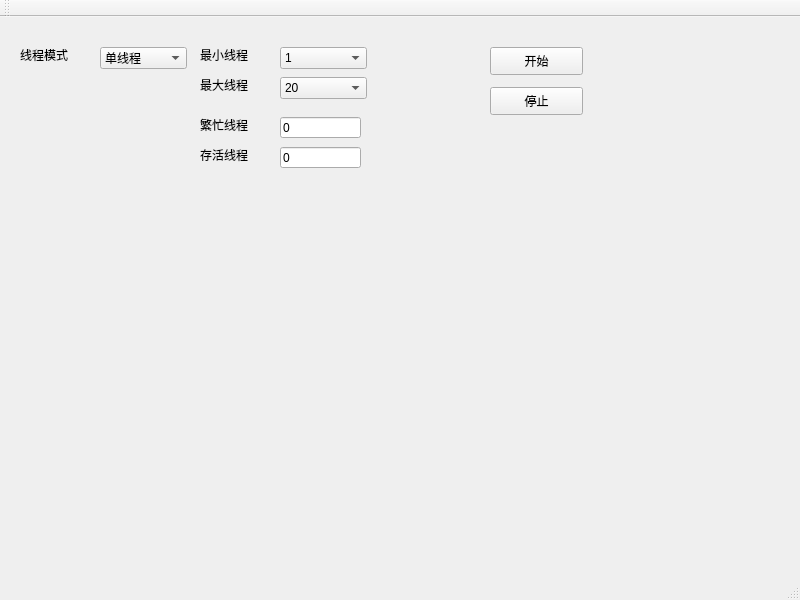
<?xml version="1.0" encoding="UTF-8"?>
<ui version="4.0">
 <class>EngineControllerClass</class>
 <widget class="QMainWindow" name="EngineControllerClass">
  <property name="geometry">
   <rect>
    <x>0</x>
    <y>0</y>
    <width>800</width>
    <height>600</height>
   </rect>
  </property>
  <property name="minimumSize">
   <size>
    <width>800</width>
    <height>600</height>
   </size>
  </property>
  <property name="maximumSize">
   <size>
    <width>800</width>
    <height>600</height>
   </size>
  </property>
  <property name="windowTitle">
   <string>EngineController</string>
  </property>
  <widget class="QWidget" name="centralWidget">
   <widget class="QLabel" name="label">
    <property name="geometry">
     <rect>
      <x>20</x>
      <y>30</y>
      <width>72</width>
      <height>15</height>
     </rect>
    </property>
    <property name="text">
     <string>线程模式</string>
    </property>
   </widget>
   <widget class="QComboBox" name="ThreadModePoolBox">
    <property name="geometry">
     <rect>
      <x>100</x>
      <y>30</y>
      <width>87</width>
      <height>22</height>
     </rect>
    </property>
    <item>
     <property name="text">
      <string>单线程</string>
     </property>
    </item>
    <item>
     <property name="text">
      <string>多线程</string>
     </property>
    </item>
   </widget>
   <widget class="QPushButton" name="StartBtn">
    <property name="geometry">
     <rect>
      <x>490</x>
      <y>30</y>
      <width>93</width>
      <height>28</height>
     </rect>
    </property>
    <property name="text">
     <string>开始</string>
    </property>
   </widget>
   <widget class="QLabel" name="label_2">
    <property name="geometry">
     <rect>
      <x>200</x>
      <y>30</y>
      <width>72</width>
      <height>15</height>
     </rect>
    </property>
    <property name="text">
     <string>最小线程</string>
    </property>
   </widget>
   <widget class="QLabel" name="label_3">
    <property name="geometry">
     <rect>
      <x>200</x>
      <y>60</y>
      <width>72</width>
      <height>15</height>
     </rect>
    </property>
    <property name="text">
     <string>最大线程</string>
    </property>
   </widget>
   <widget class="QComboBox" name="MinThreadBox">
    <property name="geometry">
     <rect>
      <x>280</x>
      <y>30</y>
      <width>87</width>
      <height>22</height>
     </rect>
    </property>
    <item>
     <property name="text">
      <string>1</string>
     </property>
    </item>
    <item>
     <property name="text">
      <string>2</string>
     </property>
    </item>
    <item>
     <property name="text">
      <string>3</string>
     </property>
    </item>
    <item>
     <property name="text">
      <string>4</string>
     </property>
    </item>
    <item>
     <property name="text">
      <string>5</string>
     </property>
    </item>
    <item>
     <property name="text">
      <string>6</string>
     </property>
    </item>
    <item>
     <property name="text">
      <string>7</string>
     </property>
    </item>
    <item>
     <property name="text">
      <string>8</string>
     </property>
    </item>
    <item>
     <property name="text">
      <string>9</string>
     </property>
    </item>
    <item>
     <property name="text">
      <string>10</string>
     </property>
    </item>
   </widget>
   <widget class="QComboBox" name="MaxThreadBox">
    <property name="geometry">
     <rect>
      <x>280</x>
      <y>60</y>
      <width>87</width>
      <height>22</height>
     </rect>
    </property>
    <item>
     <property name="text">
      <string>20</string>
     </property>
    </item>
    <item>
     <property name="text">
      <string>19</string>
     </property>
    </item>
    <item>
     <property name="text">
      <string>18</string>
     </property>
    </item>
    <item>
     <property name="text">
      <string>17</string>
     </property>
    </item>
    <item>
     <property name="text">
      <string>16</string>
     </property>
    </item>
    <item>
     <property name="text">
      <string>15</string>
     </property>
    </item>
    <item>
     <property name="text">
      <string>14</string>
     </property>
    </item>
    <item>
     <property name="text">
      <string>13</string>
     </property>
    </item>
    <item>
     <property name="text">
      <string>12</string>
     </property>
    </item>
    <item>
     <property name="text">
      <string>11</string>
     </property>
    </item>
    <item>
     <property name="text">
      <string>10</string>
     </property>
    </item>
    <item>
     <property name="text">
      <string>9</string>
     </property>
    </item>
    <item>
     <property name="text">
      <string>8</string>
     </property>
    </item>
    <item>
     <property name="text">
      <string>7</string>
     </property>
    </item>
    <item>
     <property name="text">
      <string>6</string>
     </property>
    </item>
    <item>
     <property name="text">
      <string>5</string>
     </property>
    </item>
    <item>
     <property name="text">
      <string>4</string>
     </property>
    </item>
    <item>
     <property name="text">
      <string>3</string>
     </property>
    </item>
    <item>
     <property name="text">
      <string>2</string>
     </property>
    </item>
    <item>
     <property name="text">
      <string>1</string>
     </property>
    </item>
   </widget>
   <widget class="QLabel" name="label_4">
    <property name="geometry">
     <rect>
      <x>200</x>
      <y>100</y>
      <width>72</width>
      <height>15</height>
     </rect>
    </property>
    <property name="text">
     <string>繁忙线程</string>
    </property>
   </widget>
   <widget class="QLabel" name="label_5">
    <property name="geometry">
     <rect>
      <x>200</x>
      <y>130</y>
      <width>72</width>
      <height>15</height>
     </rect>
    </property>
    <property name="text">
     <string>存活线程</string>
    </property>
   </widget>
   <widget class="QLineEdit" name="CurrentEdit">
    <property name="geometry">
     <rect>
      <x>280</x>
      <y>100</y>
      <width>81</width>
      <height>21</height>
     </rect>
    </property>
    <property name="text">
     <string>0</string>
    </property>
   </widget>
   <widget class="QLineEdit" name="AliveEdit">
    <property name="geometry">
     <rect>
      <x>280</x>
      <y>130</y>
      <width>81</width>
      <height>21</height>
     </rect>
    </property>
    <property name="text">
     <string>0</string>
    </property>
   </widget>
   <widget class="QPushButton" name="StopBtn">
    <property name="geometry">
     <rect>
      <x>490</x>
      <y>70</y>
      <width>93</width>
      <height>28</height>
     </rect>
    </property>
    <property name="text">
     <string>停止</string>
    </property>
   </widget>
  </widget>
  <widget class="QMenuBar" name="menuBar">
   <property name="geometry">
    <rect>
     <x>0</x>
     <y>0</y>
     <width>800</width>
     <height>30</height>
    </rect>
   </property>
  </widget>
  <widget class="QToolBar" name="mainToolBar">
   <attribute name="toolBarArea">
    <enum>TopToolBarArea</enum>
   </attribute>
   <attribute name="toolBarBreak">
    <bool>false</bool>
   </attribute>
  </widget>
  <widget class="QStatusBar" name="statusBar"/>
 </widget>
 <layoutdefault spacing="6" margin="11"/>
 <resources>
  <include location="../../../../Projects/EngineController/EngineController.qrc"/>
 </resources>
 <connections/>
</ui>
